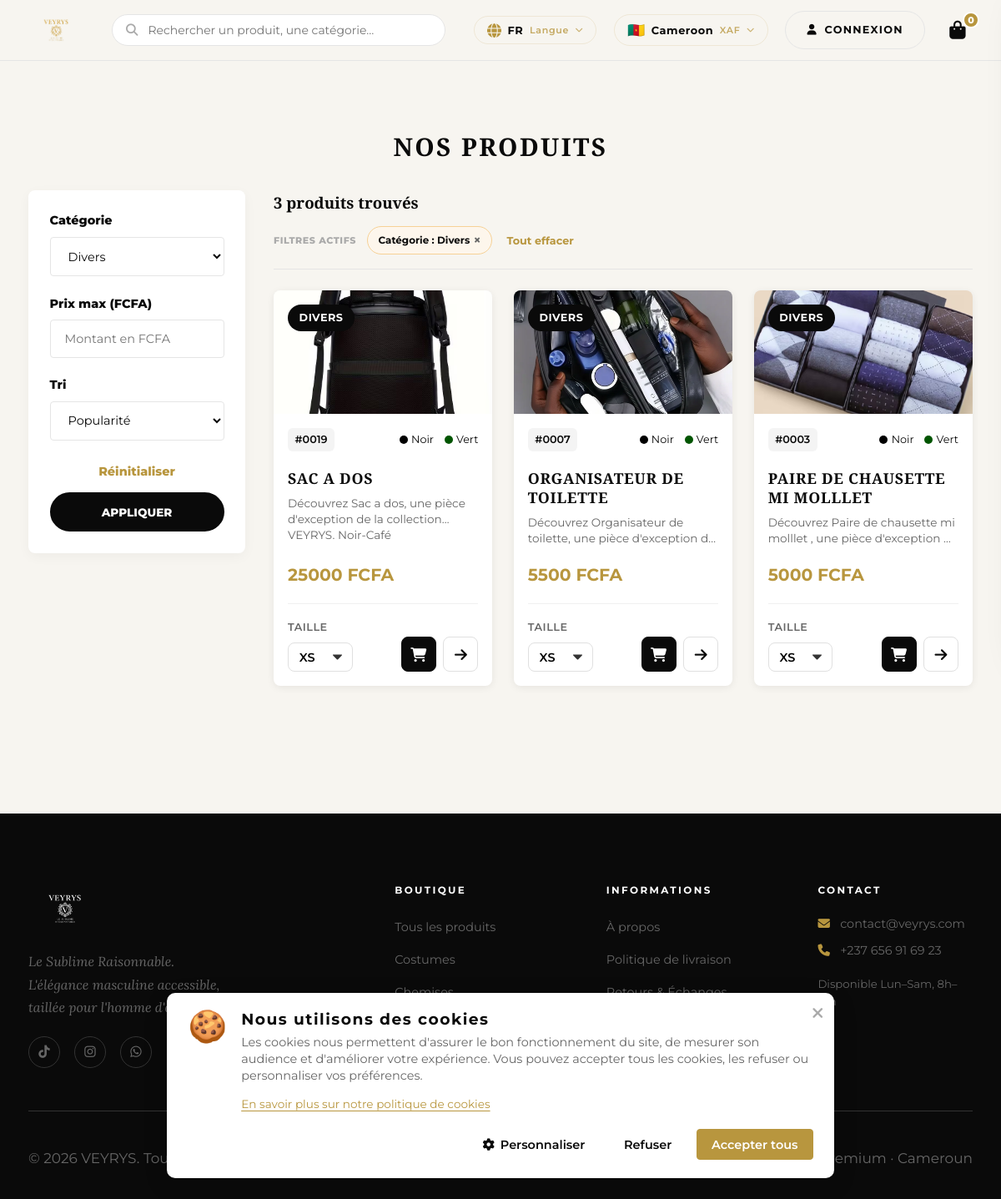
Screenshot of /divers/ with the database file from the repository.
### shop/models.py (models this page shows, shortened)
class Category(models.Model):
    name = models.CharField(max_length=100)
    slug = models.SlugField(unique=True, blank=True)
    class Meta:
        verbose_name_plural = "Categories"

class Product(models.Model):
    category = models.ForeignKey(Category, related_name='products', on_delete=models.CASCADE)
    name = models.CharField(max_length=255)
    slug = models.SlugField(unique=True, blank=True)
    description = models.TextField(blank=True)
    price = models.DecimalField(max_digits=12, decimal_places=2)
    colors = models.CharField(max_length=255, default=DEFAULT_COLORS, help_text="List of colors separated by comma")
    sizes = models.CharField(max_length=255, default=DEFAULT_CLOTHING_SIZES, help_text="List of sizes separated by comma")
    stock = models.PositiveIntegerField(default=10)
    created = models.DateTimeField(auto_now_add=True)
    updated = models.DateTimeField(auto_now=True)
    is_active = models.BooleanField(default=True)
    def get_color_options(self):
        return [value.strip() for value in (self.colors or "").split(",") if value.strip()]
    def get_size_options(self):
        return [value.strip() for value in (self.sizes or "").split(",") if value.strip()]
    @property
    def is_belt_product(self):
        product_name = (self.name or "").lower()
        return "ceinture" in product_name or "belt" in product_name
    @property
    def has_single_size(self):
        return len(self.get_size_options()) == 1
    @property
    def size_label(self):
        if self.is_belt_product:
            return "Tour de ceinture (cm)"
        return "Taille"

class ProductImage(models.Model):
    product = models.ForeignKey(Product, related_name='images', on_delete=models.CASCADE)
    image = models.ImageField(upload_to='products/%Y/%m/%d/')
    alt_text = models.CharField(max_length=255, blank=True)

### shop/views.py (the view)
# urls.py: path('', views.product_list, name='product_list'),
def product_list(request, category_slug=None):
    category_filter = request.GET.get('category')
    max_price = request.GET.get('max_price')
    sort = request.GET.get('sort')
    has_filters = bool(category_filter or max_price or sort)
    if request.GET.get('refresh'):
        cache.delete('products_all')
        for cat in Category.objects.all():
            cache.delete(f'products_{cat.slug}')
    context = None
    if not has_filters:
        cache_key = f'products_{category_slug or "all"}'
        context = cache.get(cache_key)
    if not context:
        from django.db.models import Count
        categories = list(Category.objects.annotate(p_count=Count('products')).filter(p_count__gt=0))
        products_qs = Product.objects.filter(is_active=True)
        category = None
        active_category_slug = category_slug or category_filter
        if active_category_slug:
            category = get_object_or_404(Category, slug=active_category_slug)
            products_qs = products_qs.filter(category=category)
        if max_price:
            try:
                products_qs = products_qs.filter(price__lte=float(max_price))
            except ValueError:
                pass
        if sort == 'price_asc':
            products_qs = products_qs.order_by('price')
        elif sort == 'price_desc':
            products_qs = products_qs.order_by('-price')
        elif sort == 'newest':
            products_qs = products_qs.order_by('-created')
        else:
            products_qs = products_qs.order_by('-id')
        products = list(products_qs.prefetch_related('images'))
        context = {
            'category': category,
            'categories': categories,
            'products': products,
        }
        if not has_filters:
            cache_key = f'products_{category_slug or "all"}'
            cache.set(cache_key, context, 3600)
    context = dict(context)
    _attach_list_add_forms(context['products'])
    return render(request, 'shop/product/list.html', context)

### shop/cart.py (called while the page is built)
    def __len__(self):
        return sum(item['quantity'] for item in self.cart.values())

### shop/context_processors.py (called while the page is built)
def cart(request):
    return {'cart': Cart(request)}

def seo(request):
    return {
        'site_url': settings.SITE_URL,
        'current_absolute_url': request.build_absolute_uri(),
    }

### shop/views.py (called while the page is built)
def _attach_list_add_forms(products):
    for product in products:
        product.cart_form = CartAddProductForm(
            product=product,
            initial={'quantity': 1, 'override': False},
        )

### shop/templates/shop/product/list.html (shortened to what this page needs)
{% extends "base.html" %}
{% load static %}
{% block content %}
<div id="home-page-content">
<section id="collections" class="section">
  <div class="container">
    <h2 class="mobile-top-title" style="font-family: var(--font-display); font-size: 1.75rem; font-weight: 800; margin-bottom: 2rem; text-transform: uppercase; text-align: center;">Nos Produits</h2>
    <div class="shop-layout">
      <aside class="shop-sidebar">
        <form action="{% url 'shop:product_list' %}" method="get" class="shop-filter-form">
          <div class="filter-group">
            <label>Catégorie</label>
            <select name="category">
              {% for c in categories %}
              <option value="{{ c.slug }}" {% if category.slug == c.slug or request.GET.category == c.slug %}selected{% endif %}>{{ c.name }}</option>
              {% endfor %}
            </select>
          </div>
          <div class="filter-group">
            <label>Prix max (FCFA)</label>
            <input type="number" name="max_price" placeholder="Montant en FCFA" value="{{ request.GET.max_price }}">
          </div>
          <div class="filter-group">
            <label>Tri</label>
            <select name="sort">
              <option value="popularity" {% if request.GET.sort == 'popularity' %}selected{% endif %}>Popularité</option>
            </select>
          </div>
          <div class="filter-actions">
            <a href="{% url 'shop:product_list' %}" class="btn-reset">Réinitialiser</a>
            <button type="submit" class="btn-submit">Appliquer</button>
          </div>
        </form>
      </aside>
      <main class="shop-main">
        <div class="shop-main-header">
           <span class="product-count">{{ products|length }} produit{{ products|length|pluralize }} trouvé{{ products|length|pluralize }}</span>
           {% if category or request.GET.max_price %}
           <div class="active-filters-tags">
              <span class="active-label">FILTRES ACTIFS</span>
              {% if category %}
                <span class="active-pill">Catégorie : {{ category.name }} <a href="{% url 'shop:product_list' %}">×</a></span>
              {% endif %}
              <a href="{% url 'shop:product_list' %}" class="clear-all">Tout effacer</a>
           </div>
           {% endif %}
        </div>
        {% if products %}
        <div class="product-grid" role="list" aria-label="Liste des produits">
      {% for product in products %}
      <article class="product-card" role="listitem" itemscope itemtype="https://schema.org/Product">
        <div class="product-card__media">
          <a href="{% url 'shop:product_detail' product.id product.slug %}" tabindex="-1" aria-hidden="true">
            {% with image=product.images.first %}
            {% if image %}
            <img src="{{ image.image.url }}" alt="{{ product.name }} — VEYRYS" loading="lazy" itemprop="image">
            {% else %}
            <img src="{% static 'img/logo.png' %}" alt="{{ product.name }} — Image non disponible" loading="lazy">
            {% endif %}
            {% endwith %}
          </a>
          <span class="product-card__badge mockup-badge">{{ product.category.name|upper }}</span>
        </div>
        <div class="product-card__body mockup-body">
          <div class="mockup-meta">
            <span class="mockup-sku">#{{ product.id|stringformat:"04d" }}</span>
            {% if product.colors %}
            <div class="mockup-colors">
              {% for color_name in product.get_color_options %}
                <span class="mockup-color-item">
                  <span class="mockup-color-dot" data-color="{{ color_name|lower }}"></span>
                  {{ color_name|title }}
                </span>
              {% endfor %}
            </div>
            {% endif %}
          </div>
          <h3 class="product-card__name mockup-name">
            <a href="{% url 'shop:product_detail' product.id product.slug %}">{{ product.name|upper }}</a>
          </h3>
          {% if product.description %}
          <p class="product-card__desc mockup-desc">{{ product.description|truncatewords:15 }}</p>
          {% endif %}
          <p class="product-card__price mockup-price" itemprop="offers" itemscope itemtype="https://schema.org/Offer">
            <span itemprop="price" content="{{ product.price }}">{{ product.price|floatformat:0 }}</span>
            <span itemprop="priceCurrency" content="XAF"> FCFA</span>
          </p>
          <div class="mockup-divider"></div>
          <div class="mockup-footer">
            <form action="{% url 'shop:cart_add' product.id %}" method="post" class="ajax-cart-form mockup-cart-form" aria-label="Ajouter au panier">
              <div class="mockup-form-layout">
                <div class="mockup-size-wrapper">
                  <label>TAILLE</label>
                  {{ product.cart_form.selected_size }}
                </div>
                <div class="mockup-actions">
                  <button type="submit" class="mockup-btn-add" aria-label="Ajouter au panier">
                    <i class="fas fa-shopping-cart" aria-hidden="true"></i>
                  </button>
                  <a href="{% url 'shop:product_detail' product.id product.slug %}" class="mockup-btn-view" aria-label="Voir les détails">
                    <i class="fas fa-arrow-right" aria-hidden="true"></i>
                  </a>
                </div>
              </div>
            </form>
          </div>
        </div>
      </article>
      {% endfor %}
    </div>
    {% endif %}
      </main>
    </div>
  </div>
</section>
</div>
{% endblock %}

### rows the page displays
Category: name "Divers"
Product: images.first.image (picture), category.name "DIVERS", id "0019", get_color_options "Noir" "Vert", name "SAC A DOS", description "Découvrez Sac a dos, une pièce d'exception de la collection VEYRYS. Noir-Café", price "25000"
Product: images.first.image (picture), category.name "DIVERS", id "0007", get_color_options "Noir" "Vert", name "ORGANISATEUR DE TOILETTE", description "Découvrez Organisateur de toilette, une pièce d'exception…", price "5500"
Product: images.first.image (picture), category.name "DIVERS", id "0003", get_color_options "Noir" "Vert", name "PAIRE DE CHAUSETTE MI MOLLLET", description "Découvrez Paire de chausette mi molllet , une pièce d'exception…", price "5000"

### other values shown
{{ total_items }} "0"
{{ products|length }} "3"
form field category "Divers"
